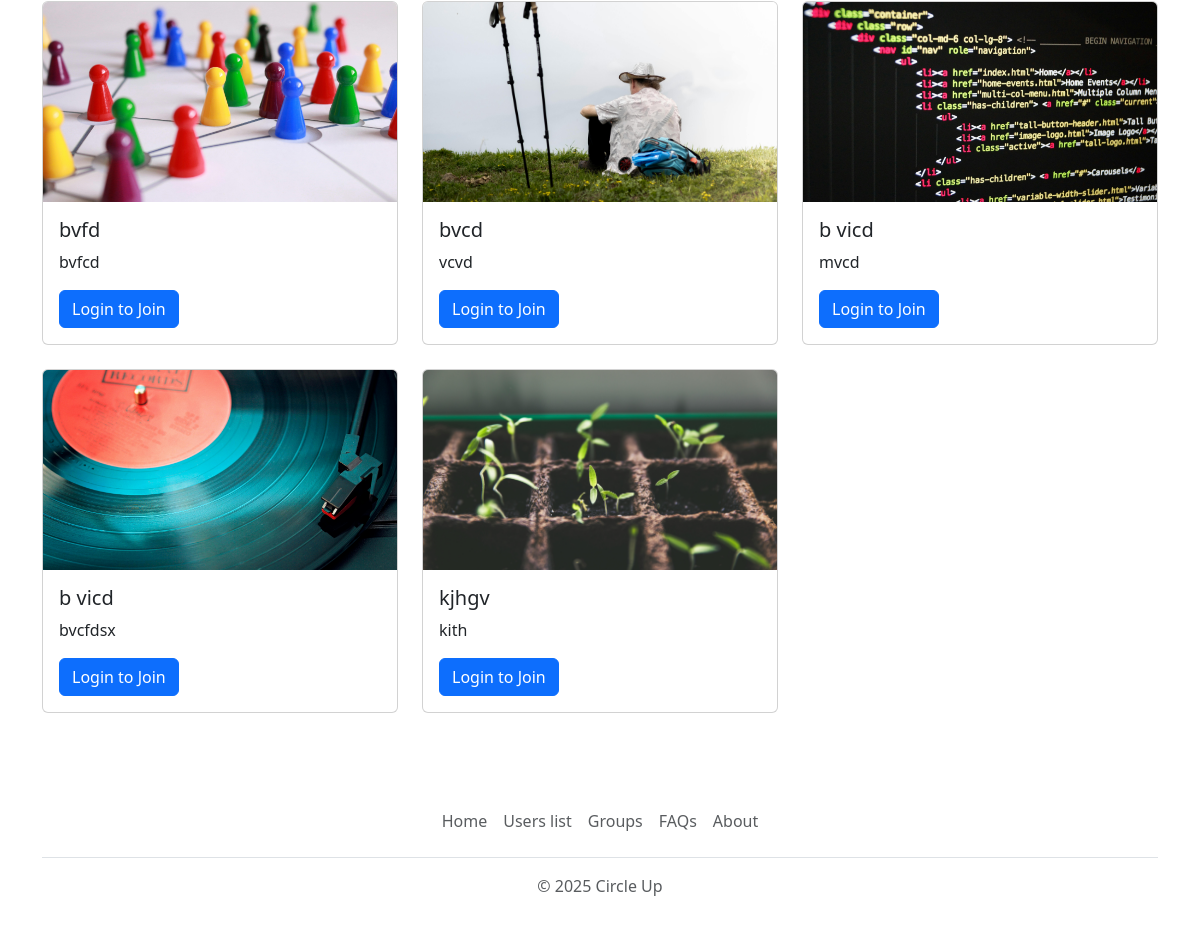
Before: /groups (lower part) with the older database file.
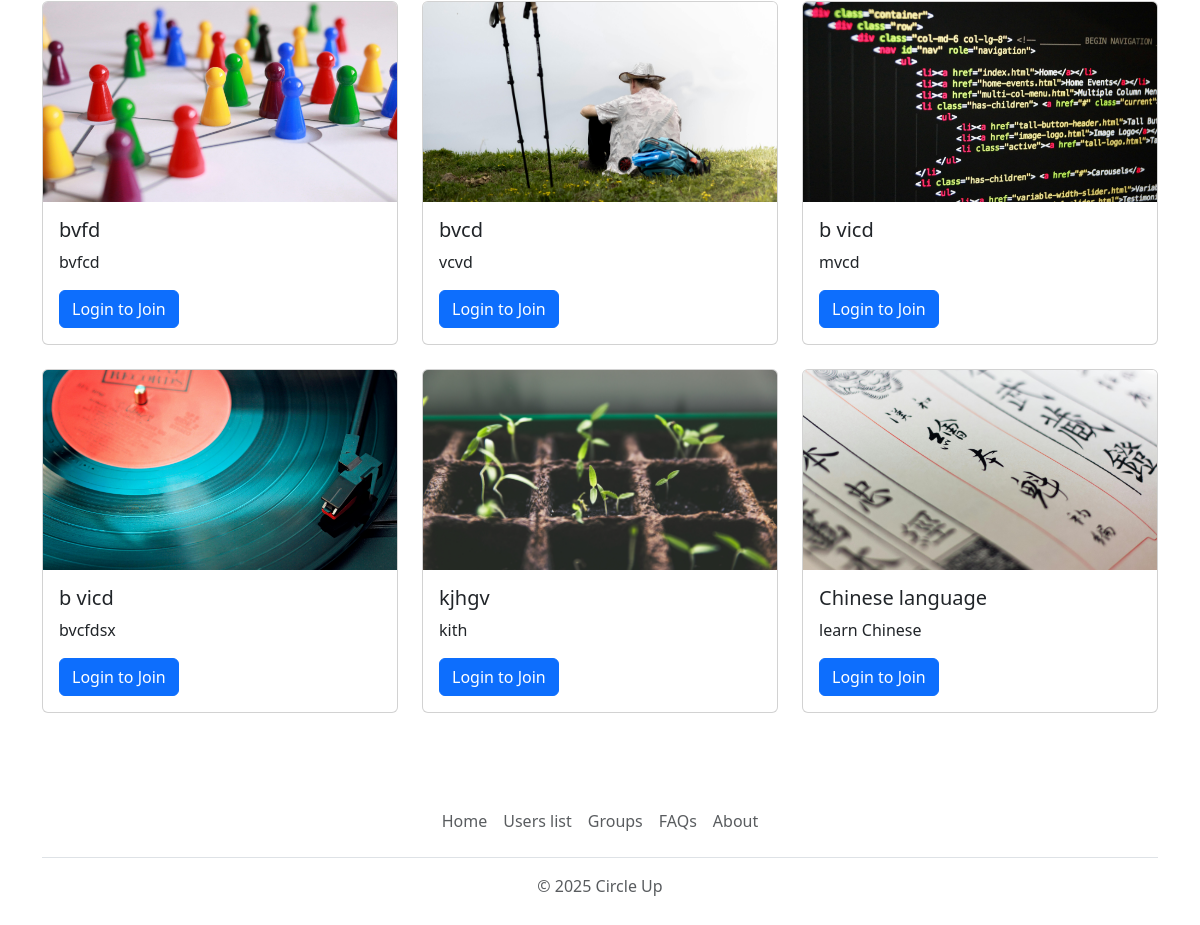
After: the same page with the newer database file.
### app.py (models this page shows, shortened)
class Group(db.Model):
    id = db.Column(db.Integer, primary_key=True)
    name = db.Column(db.String(100), nullable=False)
    description = db.Column(db.Text)
    admin_id = db.Column(db.Integer, db.ForeignKey('user.id'), nullable=False)
    image = db.Column(db.String(20), nullable=False, default='default.jpg')
    date_created = db.Column(db.DateTime, nullable=False, default=datetime.utcnow)
    posts = db.relationship('Post', backref='group', lazy=True)
    members = db.relationship('User', secondary=group_members, backref=db.backref('groups', lazy='dynamic'))

### app.py (the view)
@app.route('/groups')
def groups():
    groups = Group.query.all()
    form = GroupForm()
    return render_template('groups.html', groups=groups, form=form)

### templates/groups.html (shortened to what this page needs)
{% extends 'base.html' %}
{% block content %}
<div class="container py-5">
    <div class="row row-cols-1 row-cols-md-3 g-4">
        {% for group in groups %}
        <div class="col">
            <div class="card h-100">
                <img src="/static/group_images/{{ group.image }}" class="card-img-top" alt="{{ group.name }}"
                     style="height: 200px; object-fit: cover;">
                <div class="card-body">
                    <h5 class="card-title">{{ group.name }}</h5>
                    <p class="card-text">{{ group.description }}</p>
                    {% if session.get('user_id') %}
                    <a href="{{ url_for('group_page', group_id=group.id) }}" class="btn btn-primary">View Group</a>
                    {% else %}
                    <a href="{{ url_for('login') }}" class="btn btn-primary">Login to Join</a>
                    {% endif %}
                </div>
            </div>
        </div>
        {% endfor %}
    </div>
</div>
{% include 'footer.html'%}
{% endblock %}

### templates/base.html (shortened to what this page needs)
<!DOCTYPE html>
<html>
<head>
    <link href="https://cdn.jsdelivr.net/npm/bootstrap@5.3.5/dist/css/bootstrap.min.css" rel="stylesheet">
</head>
<body>
{% block content %} {% endblock %}
{% block footer %} {% endblock %}
</body>
</html>

### templates/header.html (shortened to what this page needs)
{% extends 'base.html' %}

### templates/footer.html
{%extends 'base.html'%}
{%block footer%}
<div class="container">
    <footer class="py-3 my-4">
      <ul class="nav justify-content-center border-bottom pb-3 mb-3">
        <li class="nav-item"><a href="{{ url_for('index') }}" class="nav-link px-2 text-body-secondary">Home</a></li>
        <li class="nav-item"><a href="{{ url_for('users') }}" class="nav-link px-2 text-body-secondary">Users list</a></li>
        <li class="nav-item"><a href="{{ url_for('groups') }}" class="nav-link px-2 text-body-secondary">Groups</a></li>
        <li class="nav-item"><a href="{{ url_for('routes.faq') }}" class="nav-link px-2 text-body-secondary">FAQs</a></li>
        <li class="nav-item"><a href="{{ url_for('about') }}" class="nav-link px-2 text-body-secondary">About</a></li>
      </ul>
      <p class="text-center text-body-secondary">© 2025 Circle Up</p>
    </footer>
  </div>
{%endblock%}

Changed rows visible on the page:
added Group: image (picture), name "Chinese language", description "learn Chinese"
